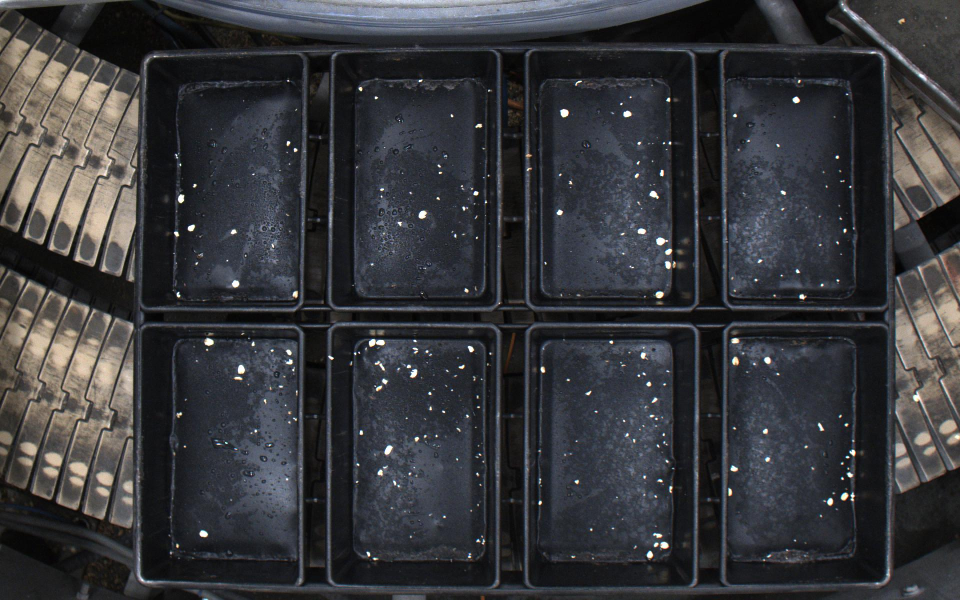
#> input picture selectedimages/image (1).jpg, 1920 x 1200 px (shown at 1/2 size); its folder holds only this picture in this run
$ python seedbased.py   (older library calls are emulated)
#> lines starting #> are read from the running program, lines starting #| are printed output that depends on the picture; after the words box and inside, x2 and y2 are one past the last pixel; in counts of white or black regions, pixels touching at a corner belong together
#> further down, original is the input picture: shape (1200, 1920, 3); mean B, G, R 58.8, 55.3, 54.6
import cv2
import time
import numpy as np
import os

# This function takes an image loaded into cv2 and returns that image masked by the tuples of (top, left), (bottom, right)
def mask(input: np.ndarray, masks: list[tuple[tuple[int, int], tuple[int, int]]]) -> np.ndarray:
    output = np.zeros((input.shape[0], input.shape[1], 3), np.uint8)
    for mask in masks:
        output[mask[0][0]:mask[1][0], mask[0][1]:mask[1][1]] = input[mask[0][0]:mask[1][0], mask[0][1]:mask[1][1]]
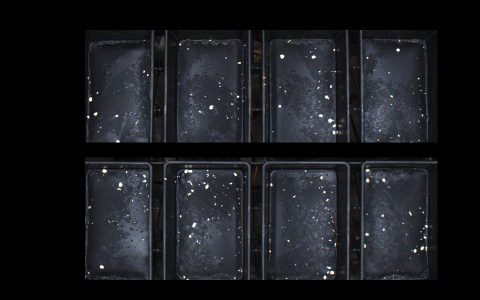
#> output: shape (1200, 1920, 3) (shown at 1/4 size); mean B, G, R 31.6, 27.7, 26.1
    return output

# This function takes an image loaded into cv2 and returns that image in gray colour space
def greyscale(input: np.ndarray) -> np.ndarray:
    output = cv2.cvtColor(input, cv2.COLOR_BGR2GRAY)
    return output

# This function takes an image loaded into cv2 and returns that image with a gaussian blur
def blur(input: np.ndarray, blurdim: int) -> np.ndarray:
#> called with blurdim = 3
    output = cv2.GaussianBlur(input, (blurdim, blurdim), cv2.BORDER_DEFAULT)
    return output

# This function takes an image loaded into cv2 and returns that image after x and y sobel filtering
# [13 lines left out: functions sobel, laplacian, not called in this run]

# Binary threshold the output, all lightnesses over threshold go to white
def in_range(input: np.ndarray, lower: int, upper: int) -> np.ndarray:
    output = cv2.inRange(input, lower, upper)
    return output

# Draw contours based on all contours and contour parameters
# [41 lines left out: function drawContours, not called in this run]

def GRAY_to_BGR(input: np.ndarray) -> np.ndarray:
    output = cv2.cvtColor(input, cv2.COLOR_GRAY2BGR)
    return output

def label_image(input: np.ndarray, txt: str) -> np.ndarray:
    output = cv2.putText(input, txt, (20, 60), cv2.FONT_HERSHEY_PLAIN, 4, (0, 0, 255), 4, cv2.LINE_AA)
    return output

# Iterate through all images in the source directory
input_directory = 'selectedimages'
output_directory = 'output'
i = 0
for filename in os.listdir(input_directory):

    # Verify that it is a file and the type is expected
    f_in = os.path.join(input_directory, filename)
    f_out = os.path.join(output_directory, filename)
    if os.path.isfile(f_in) and f_in.lower().endswith(('.png', '.jpg', '.jpeg')):

        # Read the file to a variable
        original = cv2.imread(f_in)

        # Masks as tuples of (top, left), (bottom, right)
        masks = [
            ((120, 340), (570, 1750)),
            ((630, 340), (1120, 1750))
        ]
        masked = mask(original, masks)
        blurred = blur(masked, 3)
        blurredcopy = blurred.copy()

        # Colour find & mask oats
        # Range:
        # H: under 75, above 112
        # S: under 90, above 4
        # V: above 221
        upperHSV = np.array([75, 90, 255])
        lowerHSV = np.array([0, 4, 221])
        oatmask = cv2.inRange(cv2.cvtColor(blurred, cv2.COLOR_BGR2HSV), lowerHSV, upperHSV)
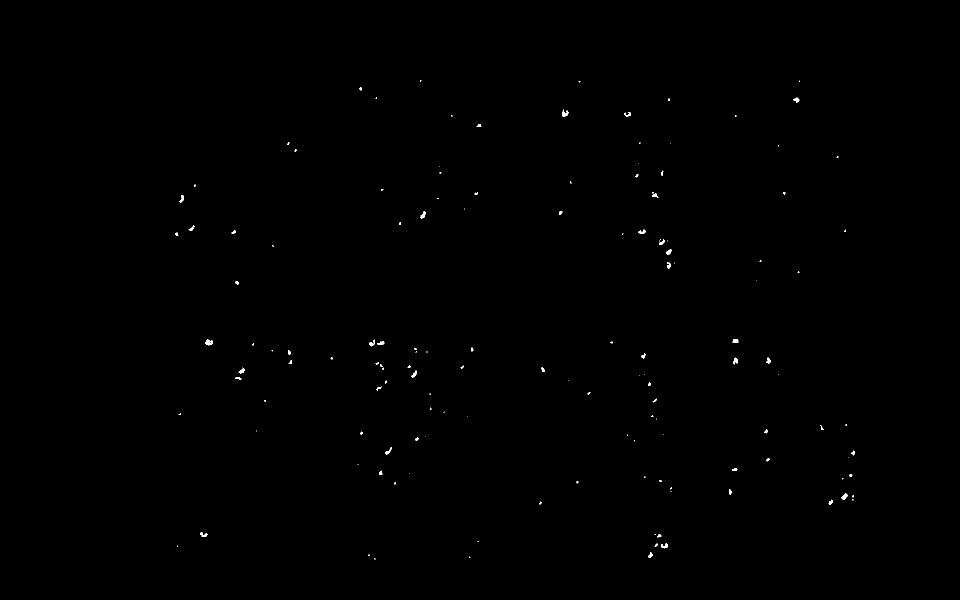
#> oatmask: shape (1200, 1920) (shown at 1/2 size); 0.14% white; 142 white regions (87 under 20 px), largest, box (x1, y1, x2, y2) and area: (411, 679, 426, 691) 114, (1124, 219, 1137, 233) 94, (1683, 987, 1695, 999) 90
        upperHSV = np.array([255, 90, 255])
        lowerHSV = np.array([112, 4, 245])
        oatmask = cv2.bitwise_or(cv2.inRange(cv2.cvtColor(blurred, cv2.COLOR_BGR2HSV), lowerHSV, upperHSV), oatmask)
#> oatmask: shape (1200, 1920); 0.14% white; 140 white regions (84 under 20 px), largest, box (x1, y1, x2, y2) and area: (411, 679, 426, 691) 114, (1124, 219, 1137, 233) 106, (1683, 987, 1695, 999) 90
        green = np.zeros(original.shape, np.uint8)
        green[:] = (0, 255, 0)
        oatmasked = cv2.bitwise_and(green, green, mask=oatmask)
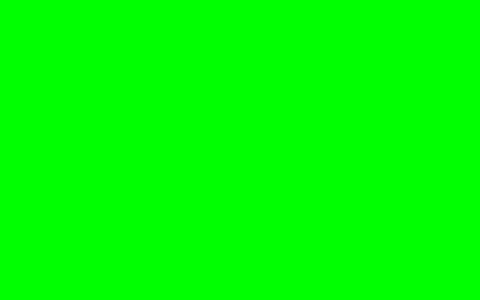
#> green: shape (1200, 1920, 3) (shown at 1/4 size); mean of channels 0, 1, 2 0, 255, 0; drawn as B, G, R
        oatmasked = cv2.addWeighted(oatmasked, 0.8, original, 0.2, 1)
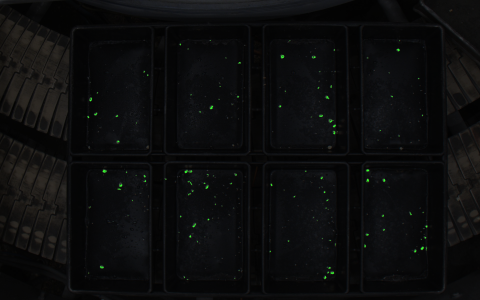
#> oatmasked: shape (1200, 1920, 3) (shown at 1/4 size); mean of channels 0, 1, 2 12.8, 12.4, 11.9; drawn as B, G, R

        # Colour find & mask sesame
        # Range:
        # H: above 18, below 116
        # S: above 6, below 35
        # V: above 197, below 232
        upperHSV = np.array([116, 35, 232])
        lowerHSV = np.array([18, 6, 197])
        sesamemask = cv2.inRange(cv2.cvtColor(blurredcopy, cv2.COLOR_BGR2HSV), lowerHSV, upperHSV)
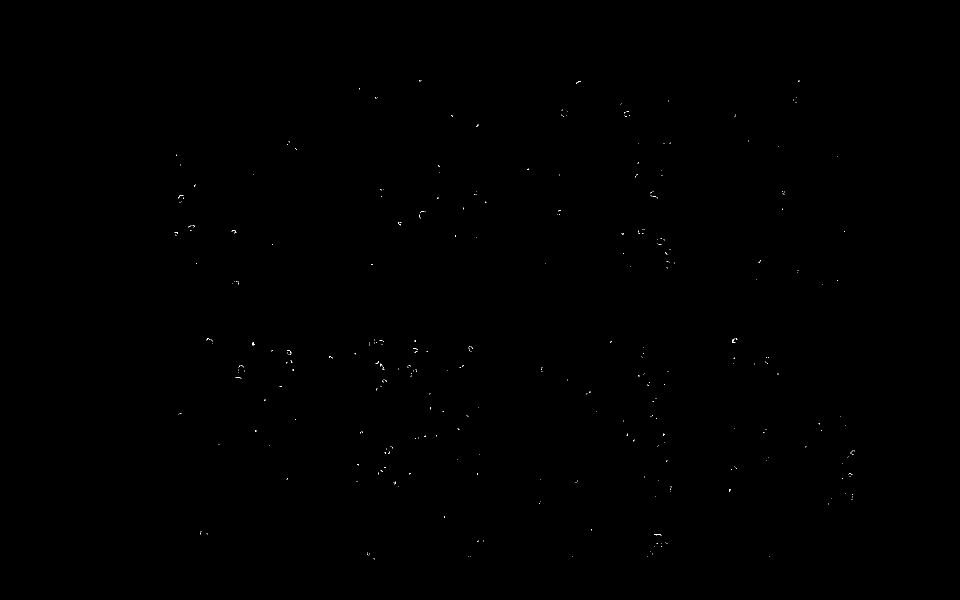
#> sesamemask: shape (1200, 1920) (shown at 1/2 size); 0.05% white in thin lines or dots, all inside (x1, y1, x2, y2) = (349, 160, 1709, 1119)
        blue = np.zeros(original.shape, np.uint8)
        blue[:] = (255, 0, 0)
        sesamemasked = cv2.bitwise_and(blue, blue, mask=sesamemask)
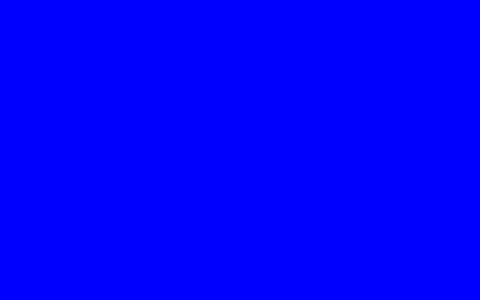
#> blue: shape (1200, 1920, 3) (shown at 1/4 size); mean of channels 0, 1, 2 255, 0, 0; drawn as B, G, R
        sesamemasked = cv2.addWeighted(sesamemasked, 0.8, original, 0.2, 1)

        # Draw all the applicable contours
        # contours = drawContours(thresholded, original, 10, 0.2)

        # Label all image steps
        original = label_image(original, "original")
        blurred = label_image(blurred, "blurred")
        masked = label_image(masked, "masked")
        oatmasked = label_image(oatmasked, "oatmask")
        sesamemasked = label_image(sesamemasked, "sesamemasked")
        # thresholded = label_image(GRAY_to_BGR(thresholded), "thresholded")
        # contours = label_image(contours, "contours")

        # Create an output image placeholder
        original_height = original.shape[0]
        original_width = original.shape[1]
        output = np.zeros((original_height*2, original_width*3, 3), np.uint8)

        # Copy the images into the output placeholder
        output[0:original_height, 0:original_width] = original
#> output: shape (2400, 5760, 3)
        output[0:original_height, original_width:original_width*2] = blurred
        output[0:original_height, original_width*2:original_width*3] = masked
        output[original_height:original_height*2, 0:original_width] = oatmasked
        output[original_height:original_height*2, original_width:original_width*2] = sesamemasked
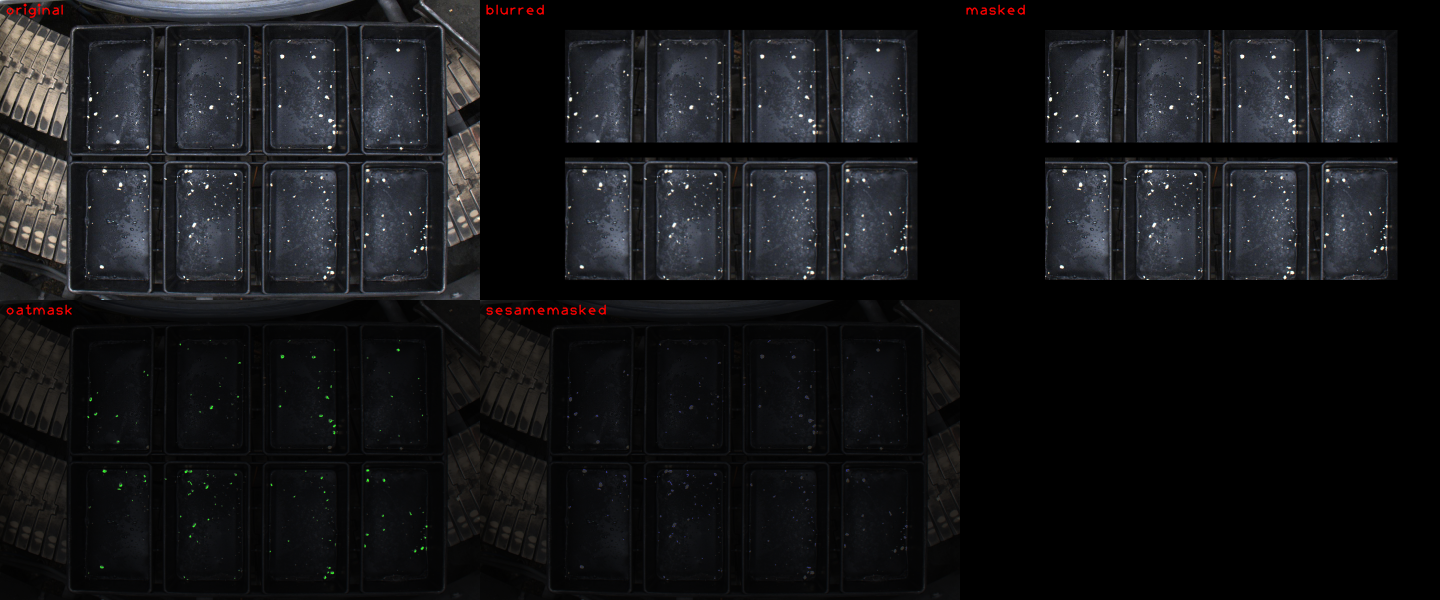
#> output: shape (2400, 5760, 3) (shown at 1/4 size); mean B, G, R 24.6, 22.5, 22.1
        # output[original_height:original_height*2, original_width*2:original_width*3] = contours

        # Save the output
        cv2.imwrite(f_out, output)
        print(f_out)

        # Display the output
        cv2.imshow('output', cv2.resize(output, (int(output.shape[1]/3), int(output.shape[0]/3))))
        cv2.waitKey(1)

$ run again, on selectedimages/image (14).jpg
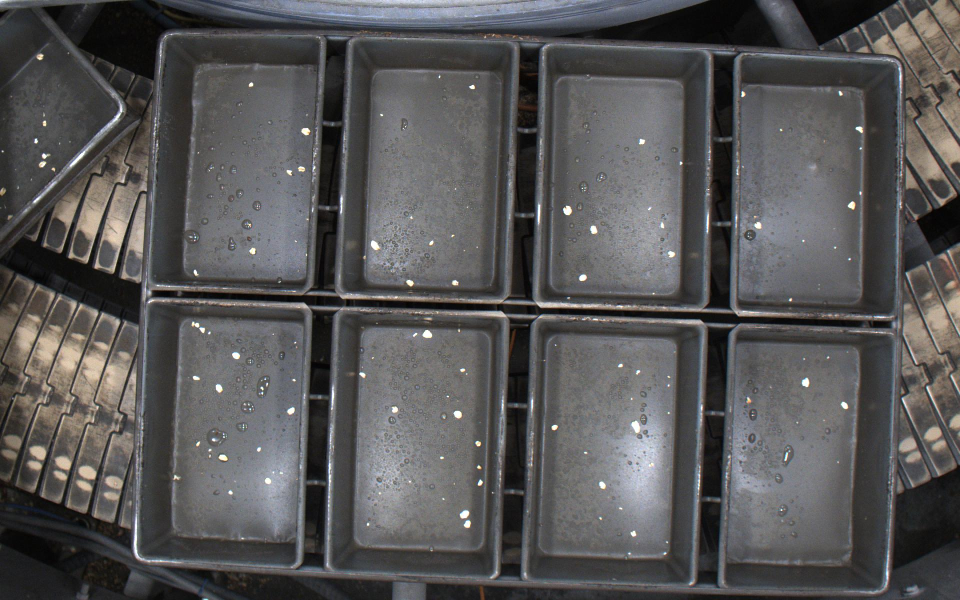
#> input picture selectedimages/image (14).jpg, 1920 x 1200 px (shown at 1/2 size)
#> original is the input picture: shape (1200, 1920, 3); mean B, G, R 86.4, 85.9, 86.9
#> `oatmask = cv2.inRange(cv2.cvtColor(blurred, cv2.COLOR_BGR2HSV), lowerH..`:
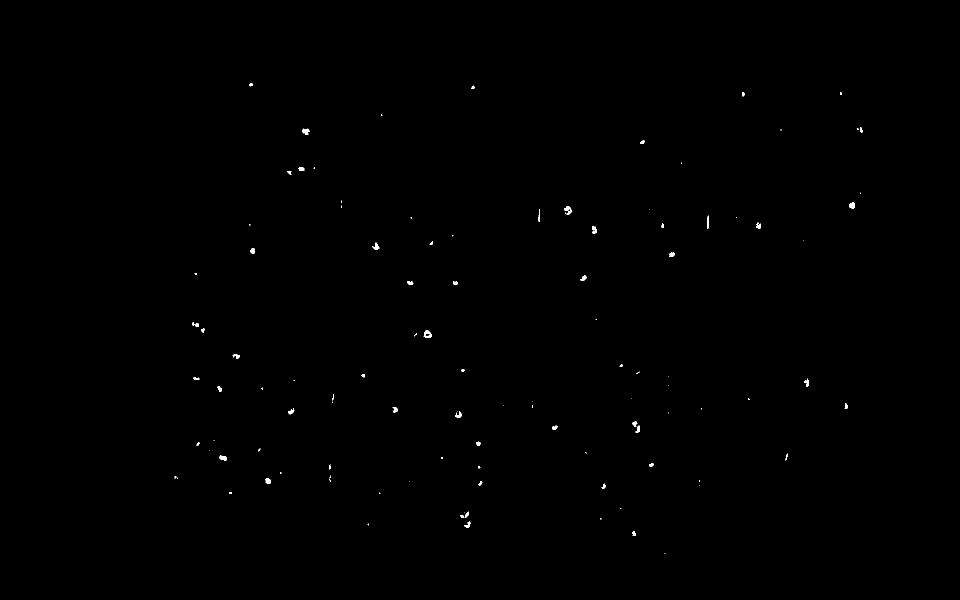
#> oatmask: shape (1200, 1920) (shown at 1/2 size); 0.15% white; 109 white regions (56 under 20 px), largest, box (x1, y1, x2, y2) and area: (847, 661, 863, 675) 142, (1128, 413, 1143, 429) 126, (604, 257, 619, 269) 122
#> sesamemask: shape (1200, 1920); 0.21% white; 278 white regions (264 under 20 px), largest, box (x1, y1, x2, y2) and area: (1257, 869, 1316, 985) 3189, (658, 926, 662, 966) 68, (663, 774, 668, 811) 66
#> `output[original_height:original_height*2, original_width:original_widt..`:
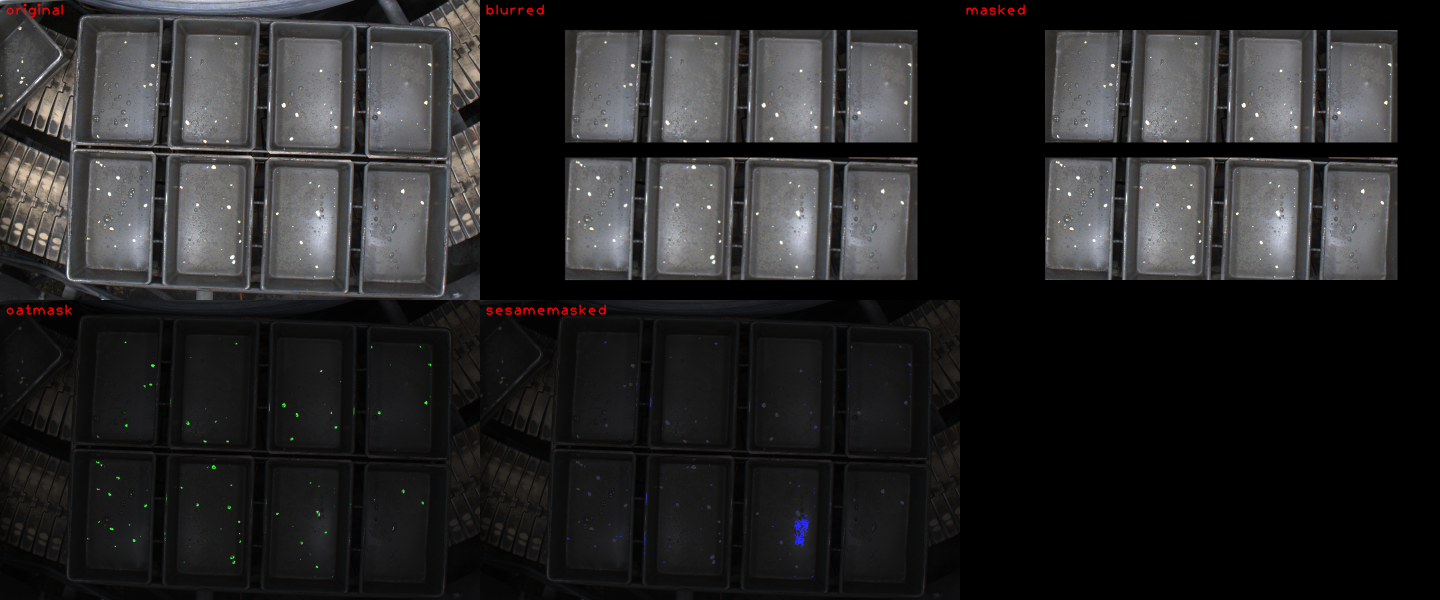
#> output: shape (2400, 5760, 3) (shown at 1/4 size); mean B, G, R 39.2, 38.7, 39.3
